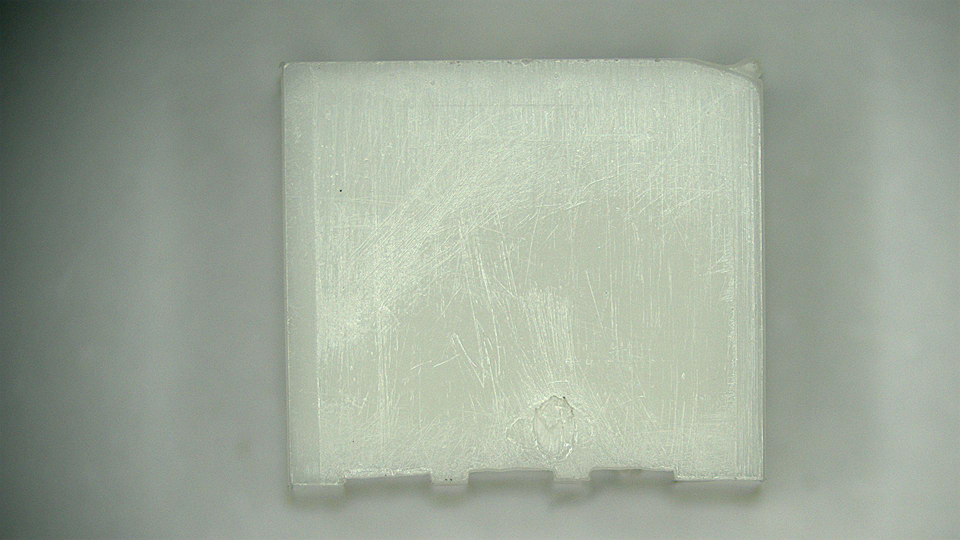
#> input picture Interface-tf/lp.jpg, 1920 x 1080 px, found by its file name (shown at 1/2 size)
$ python test_check.py
#> lines starting #> are read from the running program, lines starting #| are printed output that depends on the picture; after the words box and inside, x2 and y2 are one past the last pixel; in counts of white or black regions, pixels touching at a corner belong together
# coding=utf-8

from threading import Lock
import os
import cv2
import numpy as np
import time


img=cv2.imread('lp.jpg')
#> img is the input picture: shape (1080, 1920, 3); mean B, G, R 152.9, 167.1, 157.2
gray=cv2.cvtColor(img,cv2.COLOR_BGR2GRAY)
gray=np.float32(gray)

dst=cv2.cornerHarris(gray,2,3,0.04)
dst=cv2.dilate(dst,None)

img[dst>0.01*dst.max()]=[0,0,255]
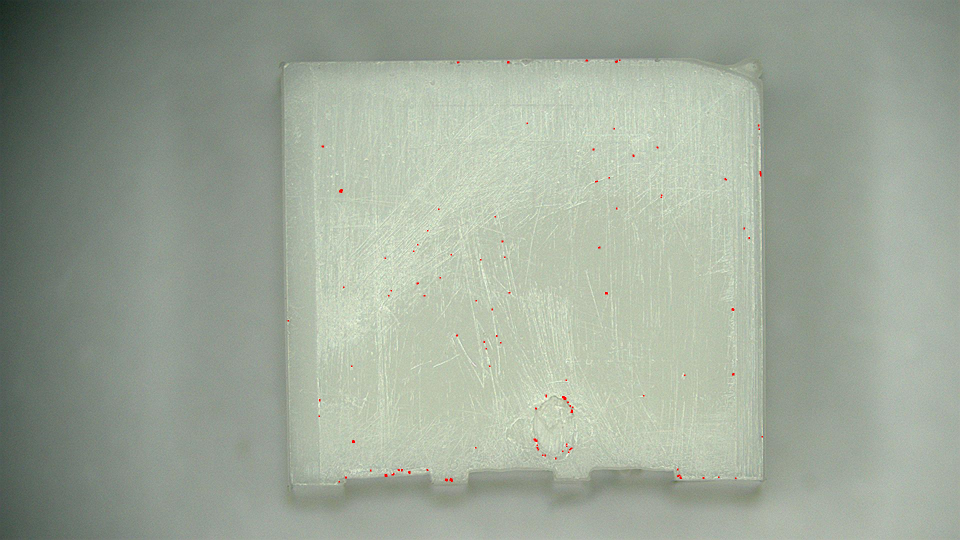
#> img: shape (1080, 1920, 3) (shown at 1/2 size); 0.07% of pixels changed, all inside (x1, y1, x2, y2) = (575, 119, 1526, 965)
cv2.imshow('dst',img)
if cv2.waitKey(0) & 0xff==27:
#> (key Esc is pressed here)
    cv2.destroyAllWindows()


print('begin...')
filename = 'train_crop/11-06 NF (discolor)/2017-11-06 15-41-36-604.jpg'

# Read image
img = cv2.imread(filename)

#> (the run stopped early here; a loop or call above may not have finished)

$ run again, with py_warpP/lp.jpg copied over Interface-tf/lp.jpg
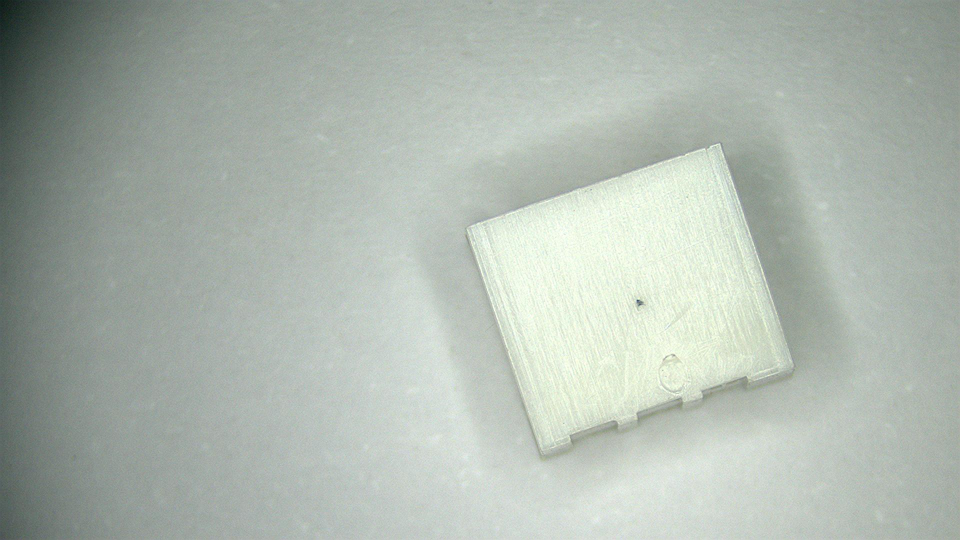
#> input picture py_warpP/lp.jpg, 1920 x 1080 px, found by its file name (shown at 1/2 size)
#> img is the input picture: shape (1080, 1920, 3); mean B, G, R 174.7, 183.3, 174
#> `img[dst>0.01*dst.max()]=[0,0,255]`:
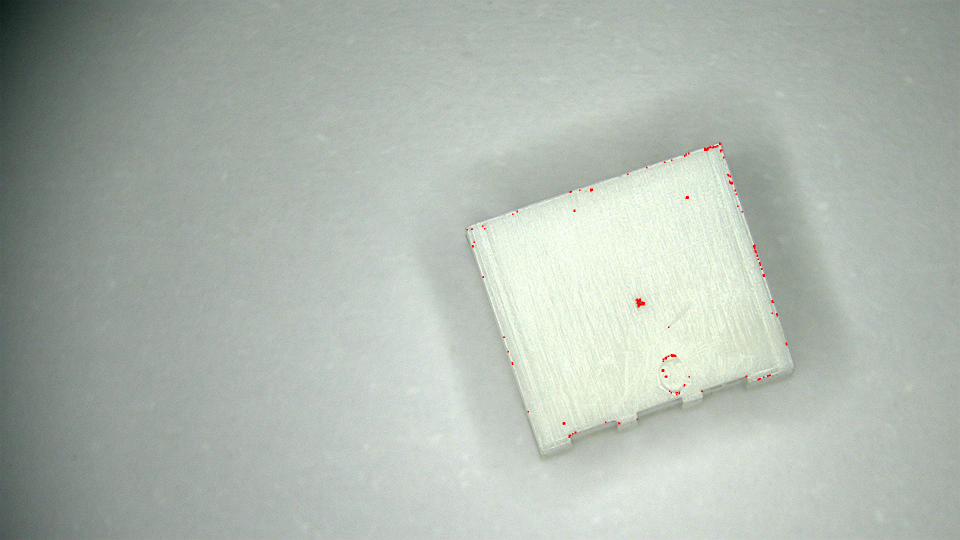
#> img: shape (1080, 1920, 3) (shown at 1/2 size); 0.07% of pixels changed, all inside (x1, y1, x2, y2) = (933, 285, 1575, 876)

$ run again, with GANs/turing-gan.pytorch/sgan/samples/cifar-10/latest_100000.png saved as Interface-tf/lp.jpg
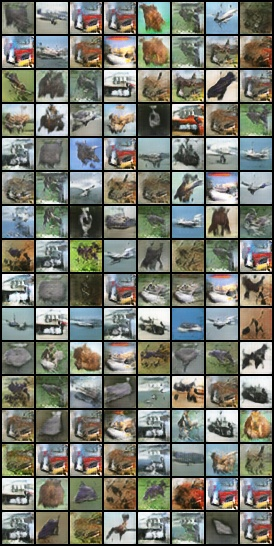
#> input picture GANs/turing-gan.pytorch/sgan/samples/cifar-10/latest_100000.png, 274 x 546 px, found by its file name
#> img is the input picture: shape (546, 274, 3); mean B, G, R 109.6, 119.5, 117.5
#> `dst=cv2.dilate(dst,None)`:
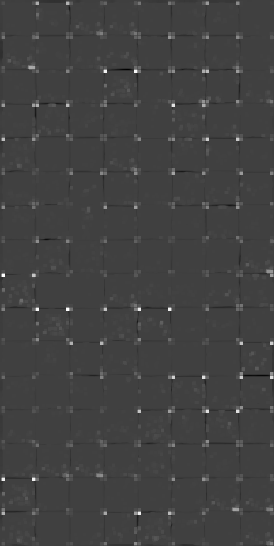
#> dst: shape (546, 274) float32; min -127041096, max 374599808, mean 3042982; drawn with min black and max white
#> `img[dst>0.01*dst.max()]=[0,0,255]`:
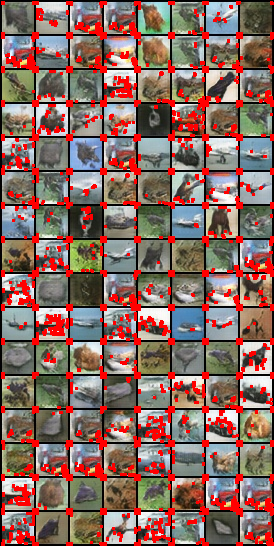
#> img: shape (546, 274, 3); 12.8% of pixels changed, all inside (x1, y1, x2, y2) = (1, 1, 274, 546)
